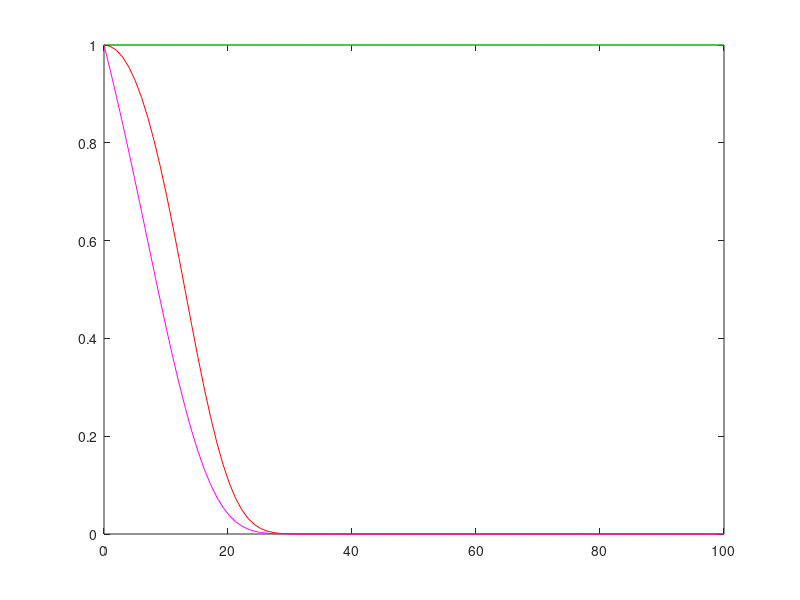

Write the MATLAB code that produced this figure.

hG = .1; hW = .00004; q0 = .005;

t = linspace(0,100,100)'; 

hGt = hG * t;
S = exp((1 - exp(hG * t) + hGt + hGt.^2/2) * 6 * hW^3/hG);
G1 = exp(- (exp(hG * t) - 1 - hG * t) * q0/ hG^2);
G2 = exp(- (exp(hG * t) - 1)* q0/ hG^2);

plot(t,S,'g',t,G1,'r',t,G2,'m')